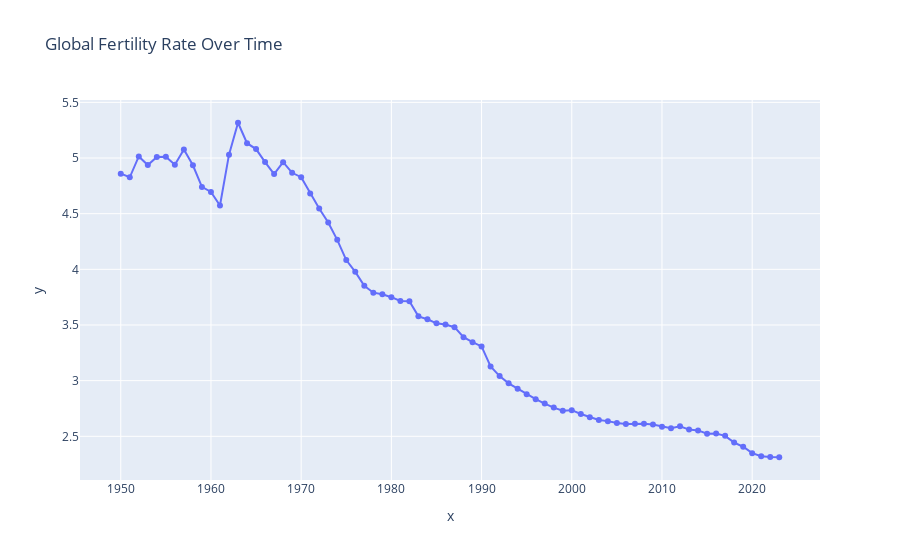

Write notebook code for a chart like this one.
### Code cell
import pandas as pd
import matplotlib.pyplot as plt



# Filter the dataset for global data (World) and for the Total Fertility Rate (TFR) column
global_population = new_data[new_data['Location'] == 'World']
fertility_rate_data = global_population[['Time', 'TFR']]

# Grouping the data by year
fertility_rate_by_year = fertility_rate_data.groupby('Time').mean()

# Creating the line graph for fertility rate trends
plt.figure(figsize=(12, 6))
px.line(x=fertility_rate_by_year.index, y=fertility_rate_by_year['TFR'], markers=True,title="Global Fertility Rate Over Time")

### Figure 1 — Plotly figure (JSON) as saved in the notebook; plotly's stock layout.template omitted (floating-point values rounded to 4 significant figures)
{"data": [{"hovertemplate": "x=%{x}<br>y=%{y}<extra></extra>", "legendgroup": "", "line": {"color": "#636efa", "dash": "solid"}, "marker": {"symbol": "circle"}, "mode": "markers+lines", "name": "", "orientation": "v", "showlegend": false, "type": "scatter", "x": [1950, 1951, 1952, 1953, 1954, 1955, 1956, 1957, 1958, 1959, 1960, 1961, 1962, 1963, 1964, 1965, 1966, 1967, 1968, 1969, 1970, 1971, 1972, 1973, 1974, 1975, 1976, 1977, 1978, 1979, 1980, 1981, 1982, 1983, 1984, 1985, 1986, 1987, 1988, 1989, 1990, 1991, 1992, 1993, 1994, 1995, 1996, 1997, 1998, 1999, 2000, 2001, 2002, 2003, 2004, 2005, 2006, 2007, 2008, 2009, 2010, 2011, 2012, 2013, 2014, 2015, 2016, 2017, 2018, 2019, 2020, 2021, 2022, 2023], "xaxis": "x", "y": [4.86, 4.827, 5.014, 4.937, 5.01, 5.011, 4.939, 5.076, 4.935, 4.741, 4.696, 4.574, 5.03, 5.317, 5.133, 5.08, 4.963, 4.856, 4.963, 4.867, 4.828, 4.682, 4.547, 4.421, 4.265, 4.083, 3.977, 3.852, 3.79, 3.776, 3.75, 3.716, 3.713, 3.578, 3.552, 3.515, 3.505, 3.48, 3.391, 3.346, 3.308, 3.127, 3.041, 2.976, 2.926, 2.878, 2.833, 2.794, 2.758, 2.73, 2.735, 2.7, 2.672, 2.647, 2.636, 2.619, 2.611, 2.612, 2.613, 2.605, 2.587, 2.573, 2.59, 2.56, 2.553, 2.524, 2.526, 2.504, 2.443, 2.406, 2.349, 2.321, 2.314, 2.312], "yaxis": "y"}], "layout": {"legend": {"tracegroupgap": 0}, "title": {"text": "Global Fertility Rate Over Time"}, "xaxis": {"anchor": "y", "domain": [0, 1], "title": {"text": "x"}}, "yaxis": {"anchor": "x", "domain": [0, 1], "title": {"text": "y"}}}}
